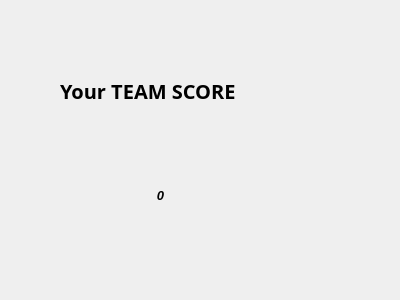
<?xml version="1.0" encoding="UTF-8"?>
<ui version="4.0">
 <class>Dialog</class>
 <widget class="QDialog" name="Dialog">
  <property name="geometry">
   <rect>
    <x>0</x>
    <y>0</y>
    <width>400</width>
    <height>300</height>
   </rect>
  </property>
  <property name="windowTitle">
   <string>Dialog</string>
  </property>
  <widget class="QLabel" name="label">
   <property name="geometry">
    <rect>
     <x>60</x>
     <y>40</y>
     <width>281</width>
     <height>101</height>
    </rect>
   </property>
   <property name="font">
    <font>
     <family>MV Boli</family>
     <pointsize>15</pointsize>
     <weight>75</weight>
     <bold>true</bold>
    </font>
   </property>
   <property name="text">
    <string>Your TEAM SCORE</string>
   </property>
  </widget>
  <widget class="QLabel" name="final_score">
   <property name="geometry">
    <rect>
     <x>100</x>
     <y>180</y>
     <width>121</width>
     <height>31</height>
    </rect>
   </property>
   <property name="font">
    <font>
     <pointsize>10</pointsize>
     <weight>75</weight>
     <italic>true</italic>
     <bold>true</bold>
    </font>
   </property>
   <property name="text">
    <string>0</string>
   </property>
   <property name="alignment">
    <set>Qt::AlignCenter</set>
   </property>
  </widget>
 </widget>
 <resources/>
 <connections/>
</ui>
